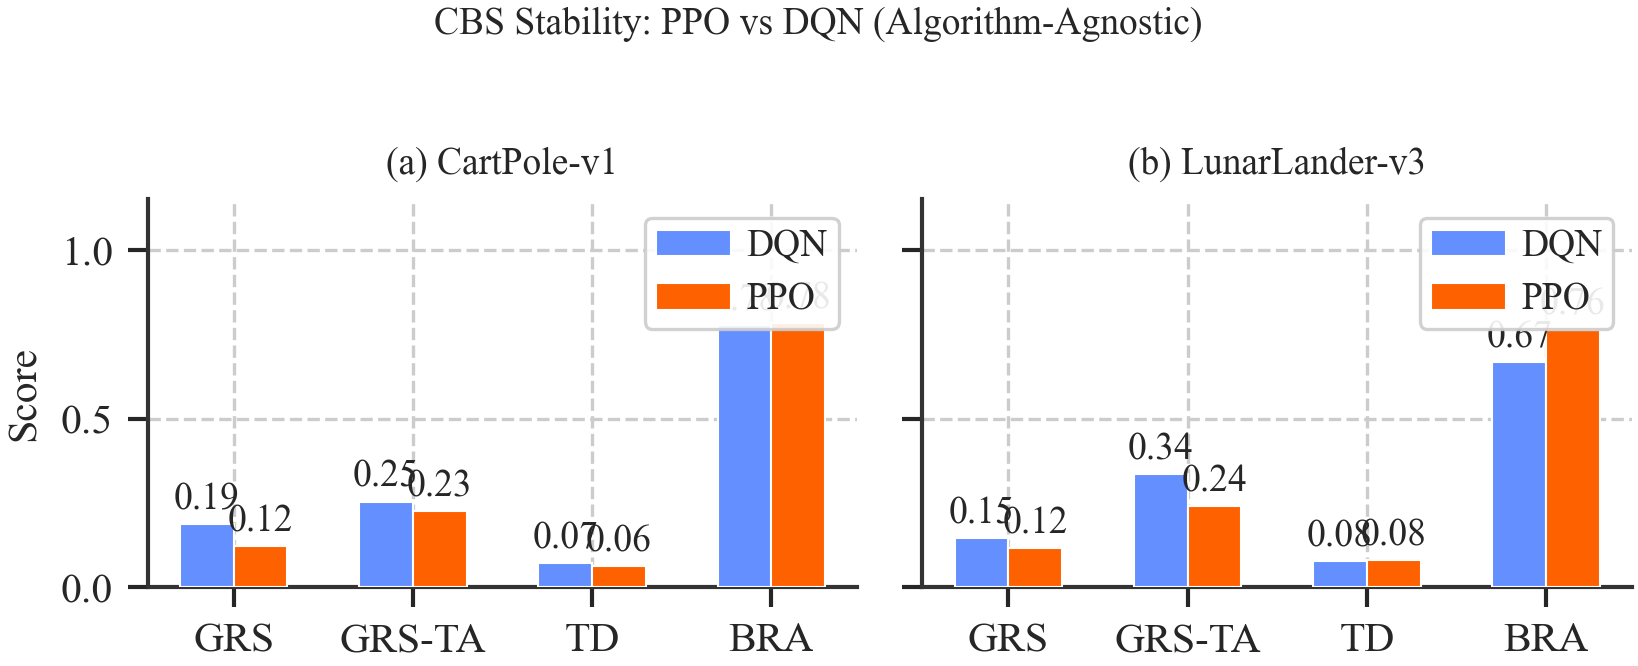

The Python source for this figure:
#!/usr/bin/env python
"""Cross-environment PPO vs DQN summary.

Side-by-side comparison of CBS stability (PPO vs DQN) across CartPole and
LunarLander, showing that explanation stability is algorithm-agnostic.
"""
import sys, os
sys.path.insert(0, os.path.dirname(os.path.dirname(os.path.abspath(__file__))))

import numpy as np
import matplotlib.pyplot as plt
from figures._style import apply_style, savefig, load_json, COLORS, COL2, RESULTS_DIR


def main():
    apply_style()

    # ── Load all data ────────────────────────────────────────────────
    # CartPole
    cp_ppo = load_json(str(RESULTS_DIR / "cross_algo_comparison" / "ppo_cartpole_stress.json"))
    cp_dqn = load_json(str(RESULTS_DIR / "cartpole_v1" / "stress_test_results.json"))
    cp_ppo_cbs = cp_ppo.get("CBS", {}).get("stability", {})
    cp_dqn_raw = cp_dqn.get("cbs", {})
    cp_dqn_cbs = cp_dqn_raw.get("stability", cp_dqn_raw)

    # LunarLander
    ll_ppo = load_json(str(RESULTS_DIR / "cross_algo_comparison" / "ppo_lunarlander_stress.json"))
    ll_dqn = load_json(str(RESULTS_DIR / "lunarlander_v3" / "stress_test_results.json"))
    ll_ppo_cbs = ll_ppo.get("CBS", {}).get("stability", {})
    ll_dqn_raw = ll_dqn.get("cbs", {})
    ll_dqn_cbs = ll_dqn_raw.get("stability", ll_dqn_raw)

    metrics = ["GRS_weighted_jaccard", "GRS_threshold_aware", "TD", "BRA"]
    metric_short = ["GRS", "GRS-TA", "TD", "BRA"]

    fig, axes = plt.subplots(1, 2, figsize=(COL2 * 0.8, COL2 * 0.32), sharey=True)

    width = 0.3
    x = np.arange(len(metrics))

    # Panel A: CartPole
    ax = axes[0]
    dqn_vals = [float(cp_dqn_cbs.get(m, 0)) for m in metrics]
    ppo_vals = [float(cp_ppo_cbs.get(m, 0)) for m in metrics]
    ax.bar(x - width / 2, dqn_vals, width, label="DQN", color="#648FFF",
           edgecolor="white", linewidth=0.5, zorder=3)
    ax.bar(x + width / 2, ppo_vals, width, label="PPO", color="#FE6100",
           edgecolor="white", linewidth=0.5, zorder=3)
    ax.set_xticks(x)
    ax.set_xticklabels(metric_short)
    ax.set_ylabel("Score")
    ax.set_ylim(0, 1.15)
    ax.set_title("(a) CartPole-v1", fontsize=9)
    ax.legend(loc="upper right", fontsize=9)
    for i, (dv, pv) in enumerate(zip(dqn_vals, ppo_vals)):
        ax.text(i - width / 2, dv + 0.02, f"{dv:.2f}", ha="center",
                va="bottom", fontsize=9)
        ax.text(i + width / 2, pv + 0.02, f"{pv:.2f}", ha="center",
                va="bottom", fontsize=9)

    # Panel B: LunarLander
    ax = axes[1]
    dqn_vals = [float(ll_dqn_cbs.get(m, 0)) for m in metrics]
    ppo_vals = [float(ll_ppo_cbs.get(m, 0)) for m in metrics]
    ax.bar(x - width / 2, dqn_vals, width, label="DQN", color="#648FFF",
           edgecolor="white", linewidth=0.5, zorder=3)
    ax.bar(x + width / 2, ppo_vals, width, label="PPO", color="#FE6100",
           edgecolor="white", linewidth=0.5, zorder=3)
    ax.set_xticks(x)
    ax.set_xticklabels(metric_short)
    ax.set_title("(b) LunarLander-v3", fontsize=9)
    ax.legend(loc="upper right", fontsize=9)
    for i, (dv, pv) in enumerate(zip(dqn_vals, ppo_vals)):
        ax.text(i - width / 2, dv + 0.02, f"{dv:.2f}", ha="center",
                va="bottom", fontsize=9)
        ax.text(i + width / 2, pv + 0.02, f"{pv:.2f}", ha="center",
                va="bottom", fontsize=9)

    fig.suptitle("CBS Stability: PPO vs DQN (Algorithm-Agnostic)", fontsize=9, y=1.02)
    fig.tight_layout()
    savefig(fig, "fig_ppo_vs_dqn")
    print("  Generated fig_ppo_vs_dqn")


if __name__ == "__main__":
    main()
